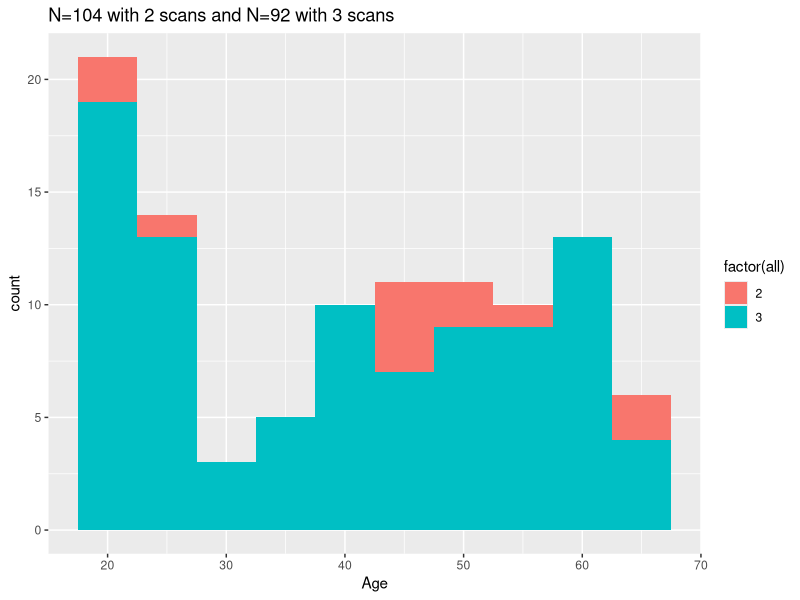
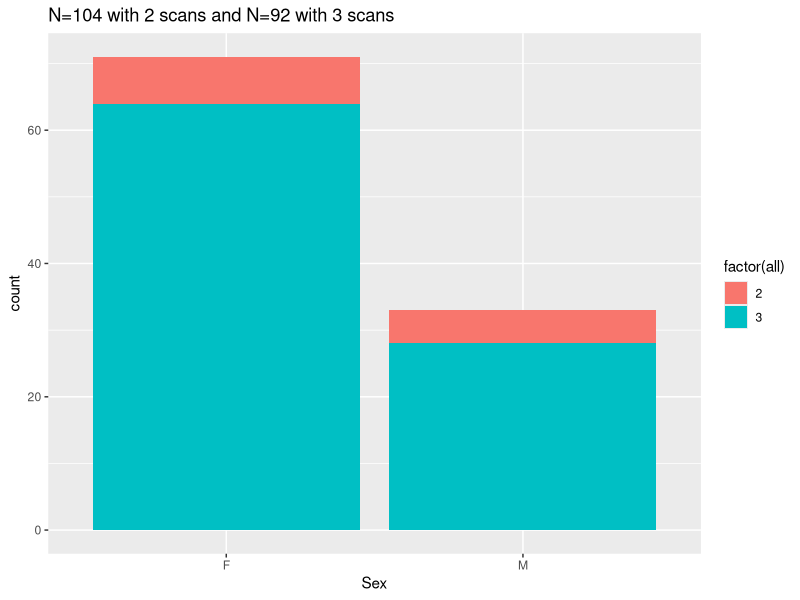
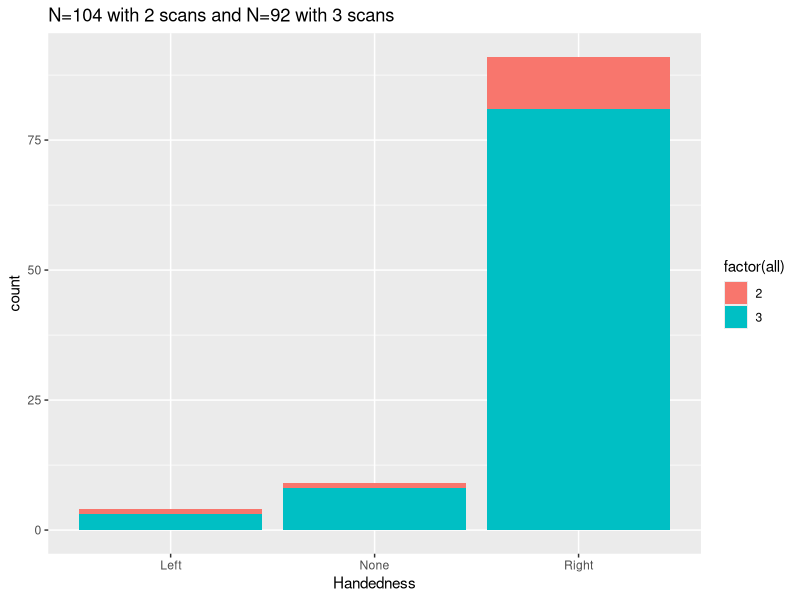

The R script that drew these images, in order:
#!/usr/bin/env Rscript

#' This script will gather new dataframes for analyses
#' as well as various files with paths to the functional data

#' # Setup
#+ setup
library(ggplot2)
df <- read.csv("../subinfo/30_phenos+qc+paths.csv")


#' # Filter Subjects

#' ## Select Ages
#' We will select participants between 18-65 (ie adults).
#+ select-ages
sdf <- subset(df, Age>=18 & Age<=65)

#' ## Select Usable Scans
#' We'll generate two sets of data-frames
#' 1. For subjects with usuable short and medium scans
#+ select-scans1
df.sm = subset(sdf, short==1 & medium==1, select=-X)
cat(sprintf("# of subjects: %i\n", nrow(df.sm)))

#' 2. For subjects with all three scans as usable
#+ select-scans2
df.sml = subset(df.sm, all==3)
cat(sprintf("# of subjects: %i\n", nrow(df.sml)))

#' ## Visaulize demographics
#' Here we show the distribution of ages, sexes, and handedness.

#+ viz-demos
ggplot(df.sm, aes(Age, fill=factor(all))) + geom_histogram(binwidth=5) + 
  ggtitle(sprintf("N=%i with 2 scans and N=%i with 3 scans", nrow(df.sm), nrow(df.sml)))
ggplot(df.sm, aes(Sex, fill=factor(all))) + geom_bar() + 
  ggtitle(sprintf("N=%i with 2 scans and N=%i with 3 scans", nrow(df.sm), nrow(df.sml)))
ggplot(df.sm, aes(Handedness, fill=factor(all))) + geom_bar() + 
  ggtitle(sprintf("N=%i with 2 scans and N=%i with 3 scans", nrow(df.sm), nrow(df.sml)))



#' # Create file lists

#' Here we will create two sets of functional file lists for participants with
#' 2 scans and participants with 3 scans.
#+ list-setup
basedir <- "/home2/data/Projects/NKI_ROCKLAND_CPAC_test/Sink/sym_links"
pipelines <- c(
  "_compcor_ncomponents_5_linear1.motion1.compcor1.CSF_0.98_GM_0.7_WM_0.98", 
  "linear1.wm1.global1.motion1.csf1_CSF_0.98_GM_0.7_WM_0.98"
)
suffix <- "func/bandpass_freqs_0.01.0.1/functional_mni.nii.gz"

#' ## Two Scans
#+ sm-setup
outbase <- sprintf("../subinfo/40_Set1_N%i", nrow(df.sm))
dir.create(outbase, F)
fnames <- c("short", "medium", "long")
#+ sm-lists
for (i in 1:length(fnames)) {
  name <- fnames[i]
  # compcor
  funclist <- file.path(basedir, df.sm[[paste(name, "dir", sep="_")]], suffix)
  outfile <- sprintf("%s/%s_compcor_funcpaths.txt", outbase, name)
  write.table(funclist, file=outfile, row.names=F, col.names=F)
  # global
  funclist <- gsub(pipelines[1], pipelines[2], funclist)
  outfile <- sprintf("%s/%s_global_funcpaths.txt", outbase, name)
  write.table(funclist, file=outfile, row.names=F, col.names=F)
}
#+ sm-df
outdf <- subset(df.sm, select=-c(short_dir, medium_dir, long_dir))
outfile <- file.path(outbase, "subject_info.csv")
write.csv(outdf, outfile)

#' ## Three Scans
#+ sml-setup
outbase <- sprintf("../subinfo/40_Set2_N%i", nrow(df.sml))
dir.create(outbase, F)
fnames <- c("short", "medium", "long")
#+ sml-lists
for (i in 1:length(fnames)) {
  name <- fnames[i]
  # compcor
  funclist <- file.path(basedir, df.sml[[paste(name, "dir", sep="_")]], suffix)
  outfile <- sprintf("%s/%s_compcor_funcpaths.txt", outbase, name)
  write.table(funclist, file=outfile, row.names=F, col.names=F)
  # global
  funclist <- gsub(pipelines[1], pipelines[2], funclist)
  outfile <- sprintf("%s/%s_global_funcpaths.txt", outbase, name)
  write.table(funclist, file=outfile, row.names=F, col.names=F)
}
#+ sml-df
outdf <- subset(df.sml, select=-c(short_dir, medium_dir, long_dir))
outfile <- file.path(outbase, "subject_info.csv")
write.csv(outdf, outfile)
